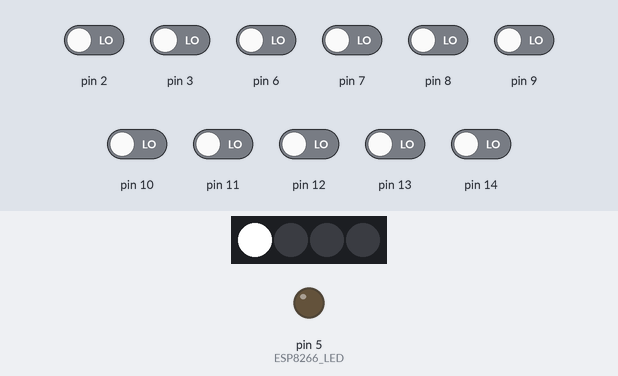
Bench run of a sketch on a simulated Arduino Uno, built with avr-gcc and run on an emulated ATmega328P. Parts: 4 RGB LEDs in strip order, left to right, output pins drawn as LEDs (lit = HIGH). The test bench sets the inputs (shaded band); at power-on: pin 2, pin 3, pin 6–14 LOW. Colours are those a GRB WS2812 strip shows for the declared byte order; what the sketch prints to the serial monitor is not drawn.

Above: at 2.15 s.
At 2.35 s:
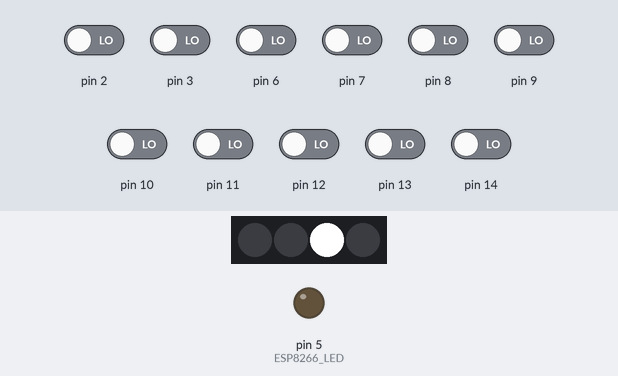
At 2.7 s:
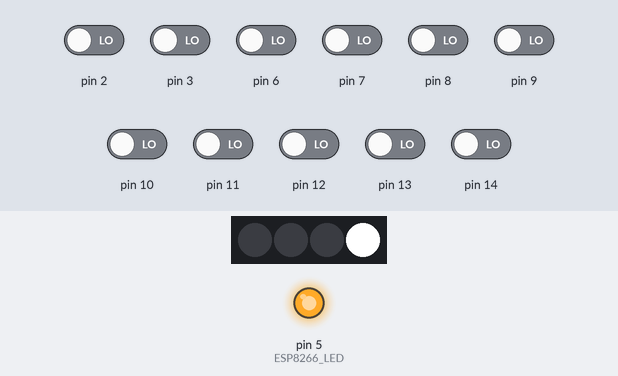
At 3.65 s:
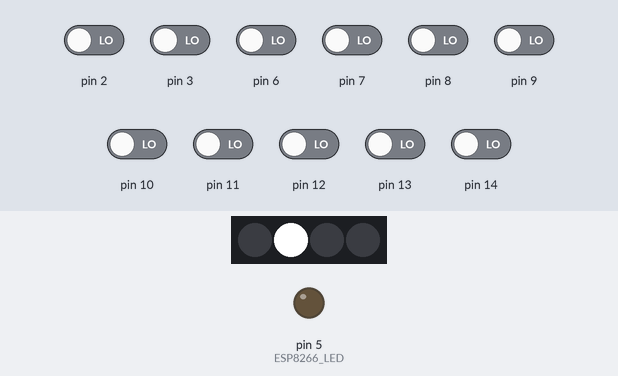
At 4.6 s:
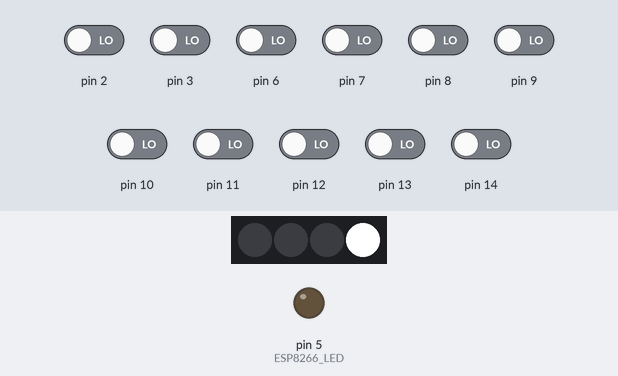
Timing chart, 0 to 5.3 s (numbered marks = the images above):
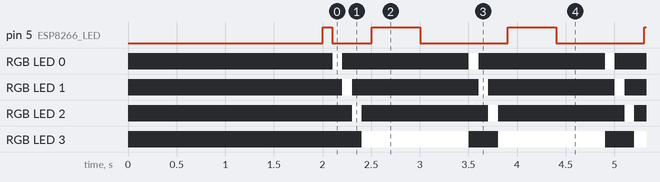

The sketch:

neopixel_test.ino
```cpp
#include <Arduino.h>
#include "FastLED.h" // Use Version 3.1.3
#define ESP8266_LED 5
#define NUM_LEDS 4 //Number of LEDs
#define DATA_PIN 4 //Default Data Pin for ledunia NEOPIXELs
CRGB leds[NUM_LEDS];

void setup()
{
    delay(2000);
      FastLED.addLeds<WS2812B, DATA_PIN, RGB>(leds, NUM_LEDS);
  pinMode(ESP8266_LED, OUTPUT);
  Serial.begin(9600);
  Serial.print("<");

  for (int p = 0; p < 15; p++)
  {
    digitalWrite(p, HIGH);
    Serial.print(digitalRead(p));
  }
  Serial.println(">");
  Serial.print("<");
  delay(100);
  for (int l = 0; l < 15; l++)
  {
    digitalWrite(l, LOW);
    Serial.print(digitalRead(l));
  }
  Serial.println(">");

}

void loop()
{
// Move a single white led
  for (int whiteLed = 0; whiteLed < NUM_LEDS; whiteLed = whiteLed + 1) {
    // Turn our current led on to white, then show the leds
    leds[whiteLed] = CRGB::White;

    // Show the leds (only one of which is set to white, from above)
    FastLED.show();

    // Wait a little bit
    delay(100);

    // Turn our current led back to black for the next loop around
    leds[whiteLed] = CRGB::Black;
  }

  digitalWrite(ESP8266_LED, HIGH);
  delay(500);
  digitalWrite(ESP8266_LED, LOW);
  delay(500);
}
```

Measured:
- by itself, pin 5 (ESP8266_LED): repeats every 1.4 s: HIGH 0.50 s, LOW 0.90 s
- by itself, RGB LED 0–2: alternates RGB(255, 255, 255) for 0.10 s and off for 1.3 s
- by itself, RGB LED 3: alternates RGB(255, 255, 255) for 1.1 s and off for 0.30 s
